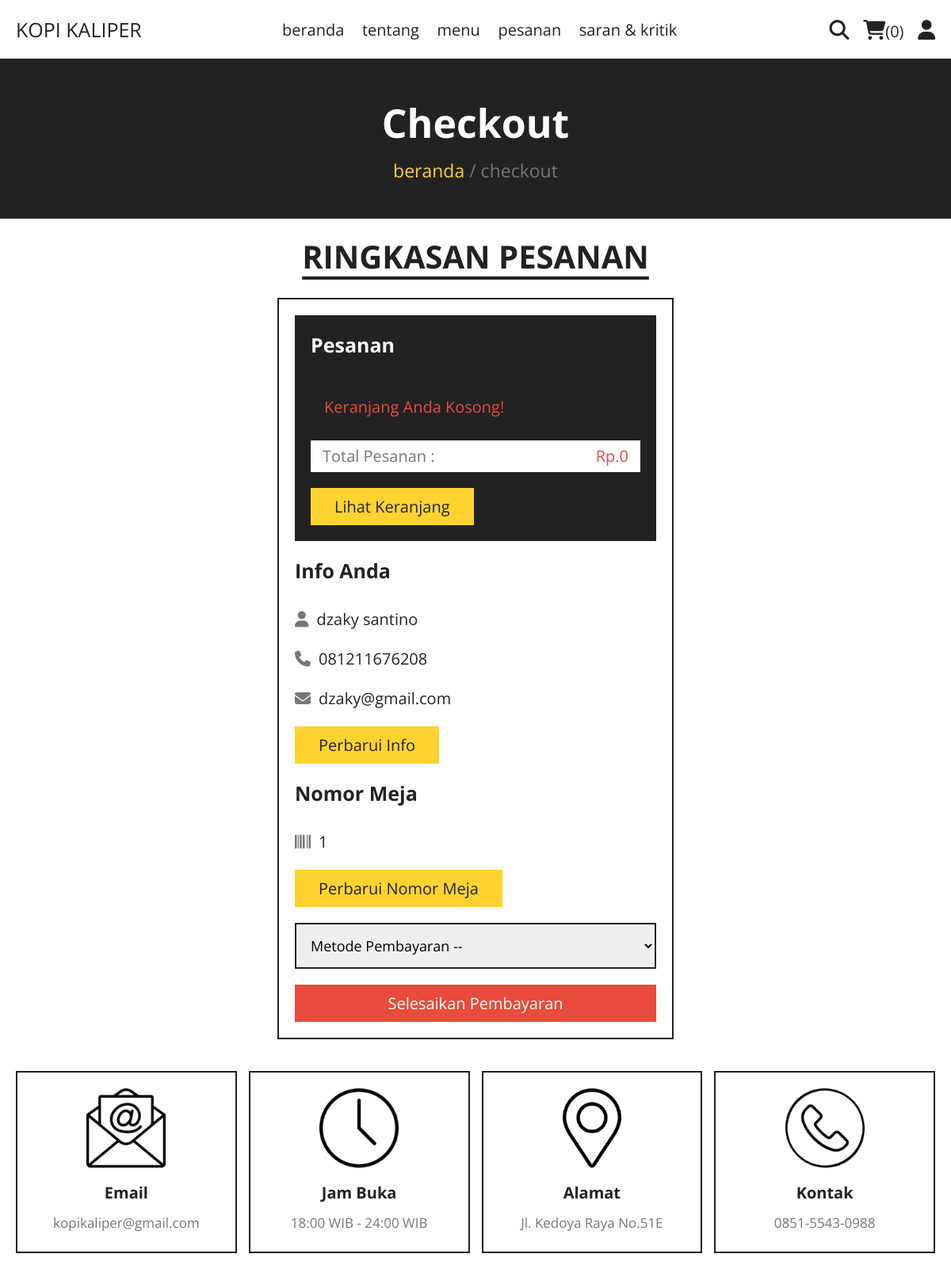
The page /checkout.php (signed in) on the database its author committed.
### tables this page shows
CREATE TABLE `users` (
  `id` int(100) NOT NULL,
  `nama` varchar(20) NOT NULL,
  `email` varchar(50) NOT NULL,
  `no_hp` varchar(13) NOT NULL,
  `password` varchar(50) NOT NULL,
  `no_meja` varchar(10) NOT NULL
);

### checkout.php (the view, shortened to what this page needs)
<?php
include 'components/connect.php';
if(isset($_SESSION['user_id'])){
   $user_id = $_SESSION['user_id'];
}else{
   $user_id = '';
   header('location:beranda.php');
}
?>
<!DOCTYPE html>
<html lang="en">
<head>
   <link rel="stylesheet" href="https://cdnjs.cloudflare.com/ajax/libs/font-awesome/6.1.1/css/all.min.css">
   <link rel="stylesheet" href="css/style.css">
</head>
<body>
<?php include 'components/user_header.php'; ?>
<div class="heading">
   <h3>checkout</h3>
   <p><a href="beranda.php">beranda</a> <span> / checkout</span></p>
</div>
<section class="checkout">
   <h1 class="title">ringkasan pesanan</h1>
   <form action="" method="post">
      <div class="cart-items">
         <h3>pesanan</h3>
         <?php
         $grand_total = 0;
         $cart_items = [];
         $select_cart = $conn->prepare("SELECT * FROM `keranjang` WHERE user_id = ?");
         $select_cart->execute([$user_id]);
         if($select_cart->rowCount() > 0){
            while($fetch_cart = $select_cart->fetch(PDO::FETCH_ASSOC)){
               $cart_items[] = $fetch_cart;
               $grand_total += ($fetch_cart['harga'] * $fetch_cart['kuantitas']);
         ?>
         <p><span class="name"><?= $fetch_cart['nama']; ?></span><span class="price">Rp.<?= $fetch_cart['harga']; ?> x <?= $fetch_cart['kuantitas']; ?></span></p>
         <?php
            }
         }else{
            echo '<p class="empty">Keranjang Anda Kosong!</p>';
         }
         ?>
         <p class="grand-total"><span class="name">Total Pesanan :</span><span class="price">Rp.<?= $grand_total; ?></span></p>
         <a href="keranjang.php" class="btn">lihat keranjang</a>
      </div>
      <div class="user-info">
         <h3>info anda</h3>
         <p><i class="fas fa-user"></i><span><?= $fetch_profile['nama'] ?></span></p>
         <p><i class="fas fa-phone"></i><span><?= $fetch_profile['no_hp'] ?></span></p>
         <p><i class="fas fa-envelope"></i><span><?= $fetch_profile['email'] ?></span></p>
         <a href="update_profile.php" class="btn">perbarui info</a>
         <h3>Nomor Meja</h3>
         <p><i class="fa-solid fa-barcode"></i><span><?php if($fetch_profile['no_meja'] == ''){echo 'tolong masukkan nomor meja anda';}else{echo $fetch_profile['no_meja'];} ?></span></p>
         <a href="update_meja.php" class="btn">perbarui nomor meja</a>
         <select name="metode" class="box" id="metodePembayaran" onchange="tampilkanQR()" required>
            <option value="" disabled selected>Metode Pembayaran --</option>
         </select>
         <input type="submit" value="selesaikan pembayaran" class="btn <?php if($fetch_profile['no_meja'] == ''){echo 'disabled';} ?>" style="width:100%; background:var(--red); color:var(--white);" name="submit">
      </div>
   </form>
</section>
<?php include 'components/footer.php'; ?>
</body>
</html>

### css/style.css (style rules this page uses)
:root { --yellow:#fed330; --red:#e74c3c; --white:#fff; --black:#222; --light-color:#777; --border:.2rem solid var(--black); }
* { font-family: "Open Sans", sans-serif; margin:0; padding:0; box-sizing: border-box; outline: none; border: none; text-decoration: none; }
html { font-size: 62.5%; overflow-x: hidden; scroll-behavior: smooth; stop-opacity: 7rem; }
section { margin:0 auto; max-width: 1200px; padding:2rem; }
.title { text-align: center; margin-bottom: 2.5rem; font-size: 4rem; color:var(--black); text-transform: uppercase; text-decoration: underline; text-underline-offset: 1rem; }
.heading { display: flex; align-items: center; justify-content: center; gap:1rem; flex-flow: column; background-color: var(--black); min-height: 20rem; }
.heading h3 { font-size: 5rem; color:var(--white); text-transform: capitalize; }
.heading p { font-size: 2.3rem; color:var(--light-color); }
.heading p a { color:var(--yellow); }
.btn, .delete-btn { margin-top: 1rem; display: inline-block; font-size: 2rem; padding:1rem 3rem; cursor: pointer; text-transform: capitalize; transition: .2s linear; }
.btn { background-color: var(--yellow); color:var(--black); }
.empty { border:var(--border); padding:1.5rem; text-align: center; width: 100%; font-size: 2rem; text-transform: capitalize; color:var(--red); }
.checkout form { max-width: 50rem; margin:0 auto; border:var(--border); padding:2rem; }
.checkout form h3 { font-size: 2.5rem; text-transform: capitalize; padding: 2rem 0; color:var(--black); }
.checkout form .cart-items { background-color: var(--black); padding:2rem; padding-top: 0; }
.checkout form .cart-items h3 { color:var(--white); }
.checkout form .cart-items p { display: flex; align-items: center; gap:1.5rem; justify-content: space-between; margin:1rem 0; line-height: 1.5; font-size: 2rem; }
.checkout form .cart-items p .name { color:var(--light-color); }
.checkout form .cart-items p .price { color:var(--yellow); }
.checkout form .cart-items .grand-total { background-color: var(--white); padding:.5rem 1.5rem; }
.checkout form .cart-items .grand-total .price { color:var(--red); }
.checkout form .user-info p { font-size: 2rem; line-height: 1.5; padding:1rem 0; }
.checkout form .user-info p i { color:var(--light-color); margin-right: 1rem; }
.checkout form .user-info p span { color:var(--black); }
.checkout form .user-info .box { width: 100%; border:var(--border); padding:1.4rem; margin-top: 2rem; margin-bottom: 1rem; font-size: 1.8rem; }

### rows shown on the page
users: nama "dzaky santino", no_hp "081211676208", email "dzaky@gmail.com", no_meja "1", submit "selesaikan pembayaran"

### other values the page prints
$total_cart_items "0"
$grand_total "0"
